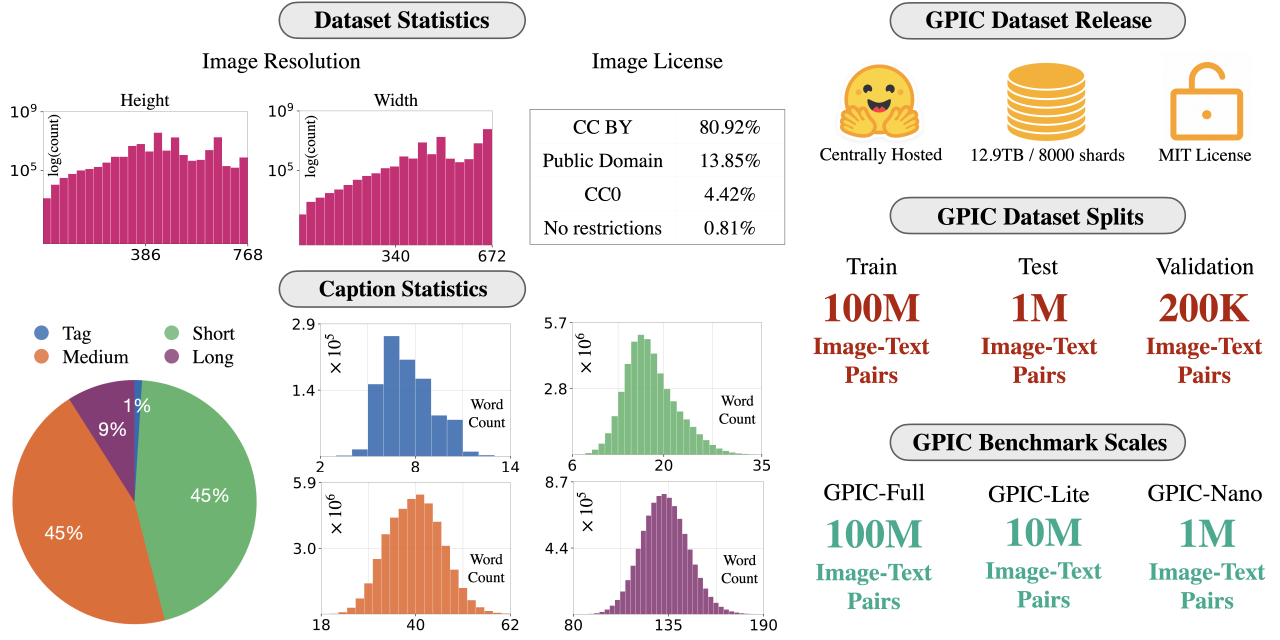
#> input picture assets/gpic_stats.jpeg, 6400 x 3200 px, given in place of ema_denoiser_cfg1_shared.png, which was not available (shown at 1/5 size)
$ python sample_grid.py ../assets ../assets/gpic_summary.png ../assets/gpic_summary.png
#> lines starting #> are read from the running program, lines starting #| are printed output that depends on the picture
"""Stack the sample_check PNGs of one checkpoint into one labelled sheet. python tools/sample_grid.py <dir> <out.png> <title>"""
import sys
from PIL import Image, ImageDraw, ImageFont
d, out, title = sys.argv[1], sys.argv[2], sys.argv[3]
rows = [("ema_denoiser", "EMA"), ("denoiser", "raw")]
items = [(w, lab, cfg, n) for w, lab in rows for cfg in ("1", "4") for n in ("shared", "each")]
W, H, L, T = 1024, 256, 260, 40
sheet = Image.new("RGB", (L + W, T + H * len(items)), "white")
#> sheet: PIL image 1284x2088 RGB; every value is 255
dr = ImageDraw.Draw(sheet)
try:
    f = ImageFont.truetype("/usr/share/fonts/dejavu-sans-fonts/DejaVuSans.ttf", 20)
except Exception:
    f = ImageFont.load_default()
dr.text((10, 8), title, fill="black", font=f)
for i, (w, lab, cfg, n) in enumerate(items):
    im = Image.open(f"{d}/{w}_cfg{cfg}_{n}.png").convert("RGB")
#> im is the input picture: PIL image 6400x3200 RGB; mean R, G, B 233.2, 224.8, 222.8
    sheet.paste(im, (L, T + i * H))
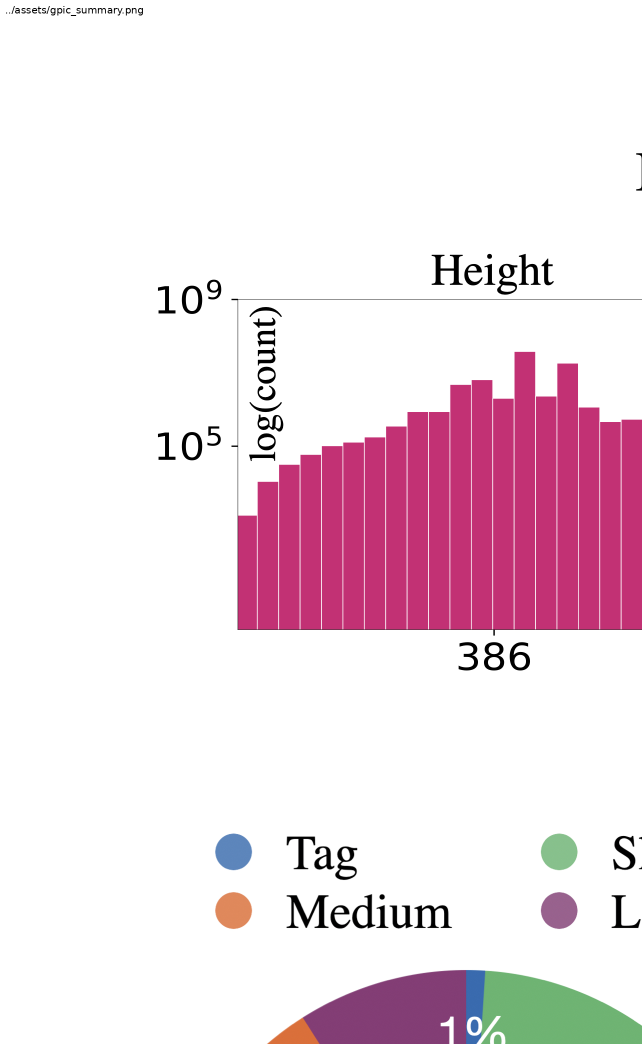
#> sheet: PIL image 1284x2088 RGB (shown at 1/2 size); mean R, G, B 240, 222.3, 230.4
    dr.text((10, T + i * H + 90), f"{lab} weights\nCFG {cfg}\n{'shared noise (official)' if n == 'shared' else 'noise per prompt'}", fill="black", font=f)
#> pass 2 of the loop `for i, (w, lab, cfg, n) in enumerate(items):`:
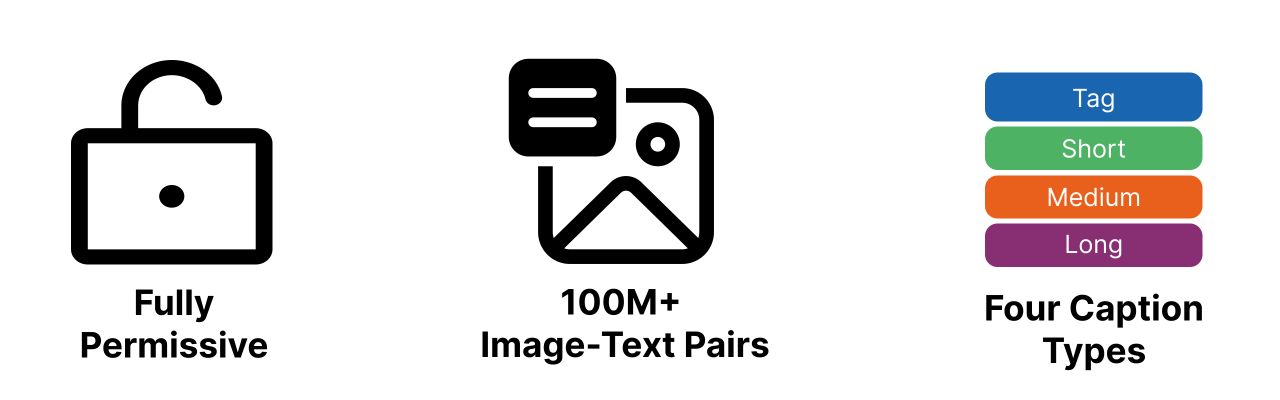
#> input picture assets/gpic_summary.png, 2560 x 800 px, given in place of ema_denoiser_cfg1_each.png, which was not available (shown at 1/2 size)
#> im: PIL image 2560x800 RGB
#> `sheet.paste(im, (L, T + i * H))`:
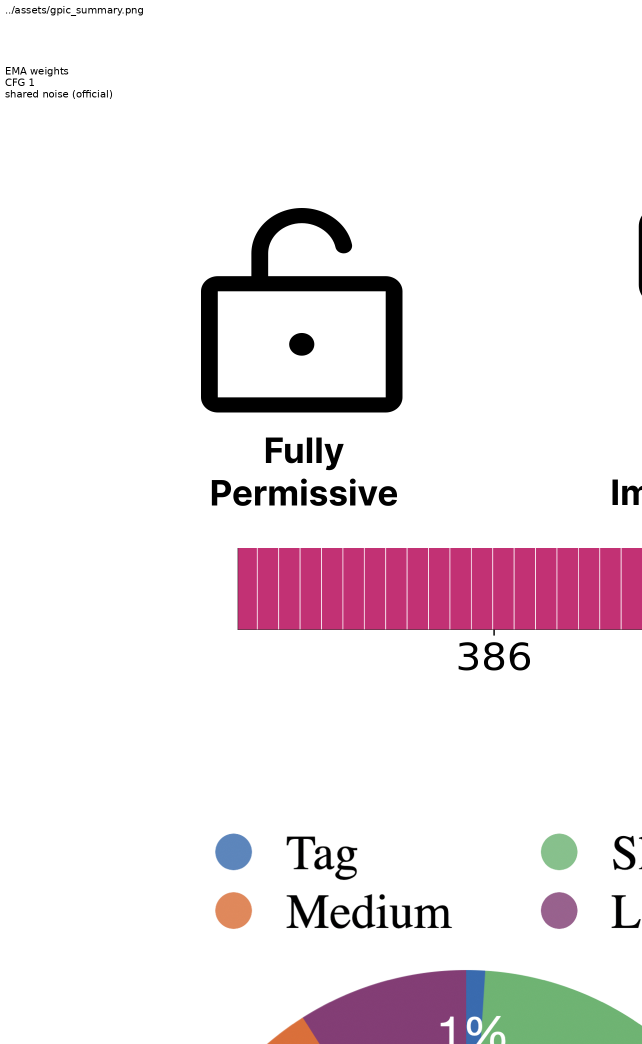
#> sheet: PIL image 1284x2088 RGB (shown at 1/2 size); mean R, G, B 239.7, 232.7, 235.8
#> (the run stopped early here; a loop or call above may not have finished)
